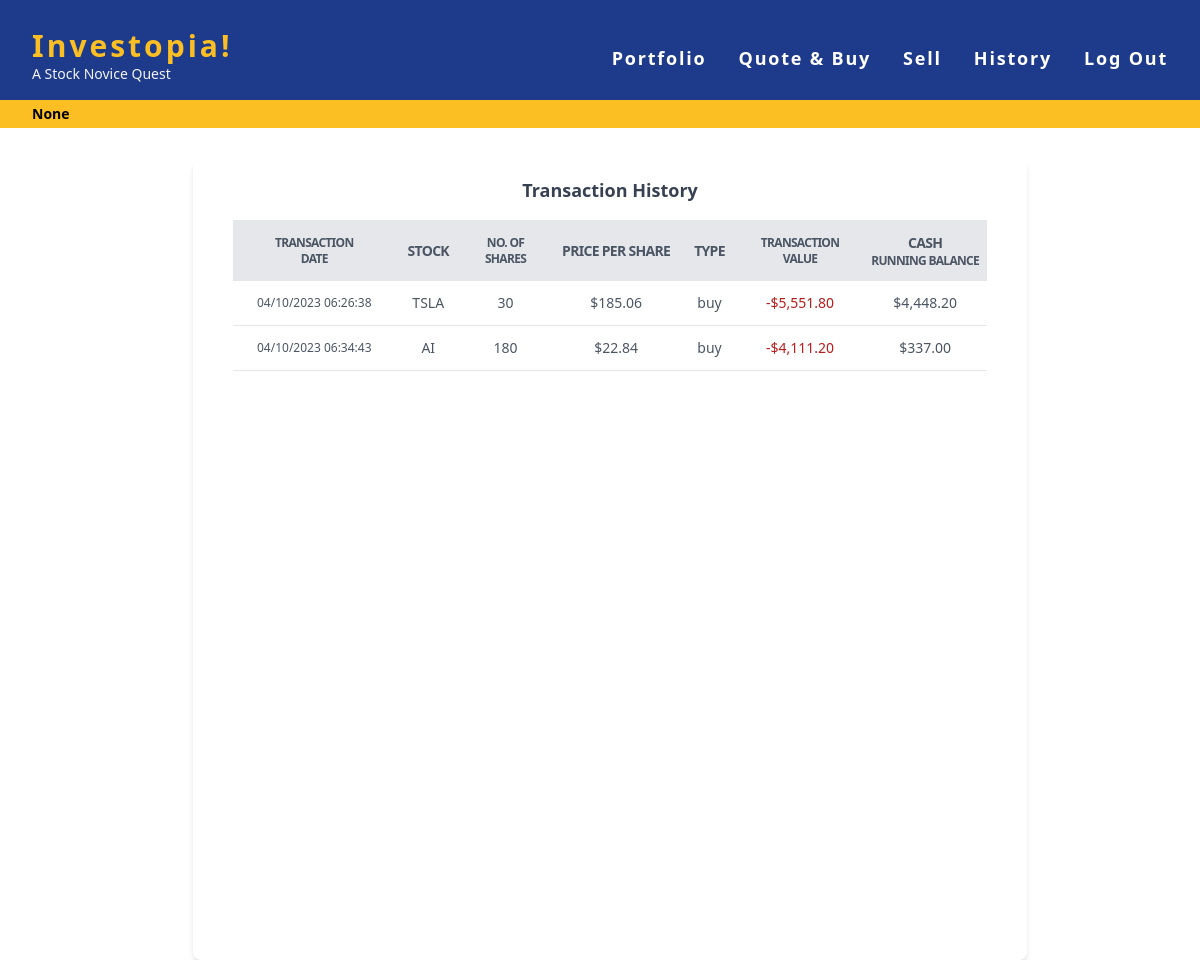
Screenshot of /history (signed in) with the database file from the repository.
### app.py (models this page shows, shortened)
class stock_txn(db.Model):
    txn_id = db.Column(db.Integer, primary_key=True)
    stock = db.Column(db.String(80), nullable=False)
    no_of_shares = db.Column(db.Integer, nullable=False)
    total_cost = db.Column(db.Integer, nullable=False)
    user_id = db.Column(db.Integer)
    txn_date = db.Column(db.Date)
    txn_type = db.Column(db.String(80), nullable=False)

class cash_running_bal(db.Model):
    c_bal_id = db.Column(db.Integer, primary_key=True)
    user_id = db.Column(db.Integer)
    txn_id = db.Column(db.Integer)
    txn_date = db.Column(db.Date)
    amount_change = db.Column(db.Integer, nullable=False)
    cash_end_bal = db.Column(db.Integer, nullable=False)

### app.py (the view)
@fin_app.route("/history")
@login_required
def history():
    current_user = session["user_id"]
    transactions = db.session.execute(text(
        "SELECT * FROM stock_txn WHERE user_id = :current_user"), {'current_user': current_user})
    cash_history = db.session.execute(text(
        "SELECT * FROM cash_running_bal WHERE user_id = :current_user"), {'current_user': current_user})
    cash_history = db.session.execute(text(
        "SELECT * FROM (SELECT * FROM cash_running_bal JOIN stock_txn ON cash_running_bal.txn_id = stock_txn.txn_id) WHERE user_id = :current_user"), {'current_user': current_user})
    return render_template("history.html", isMarketOpen=MARKET_STATUS, transactions=transactions, cash_history=cash_history)

### app.py (called while the page is built)
@fin_app.after_request
def after_request(response):
    response.headers["Cache-Control"] = "no-cache, no-store, must-revalidate"
    response.headers["Expires"] = 0
    response.headers["Pragma"] = "no-cache"
    return response

### helpers.py (called while the page is built)
def login_required(f):
    @wraps(f)
    def decorated_function(*args, **kwargs):
        if session.get("user_id") is None:
            return redirect("/login")
        return f(*args, **kwargs)
    return decorated_function

def usd(value):
    return f"${value:,.2f}"

### templates/history.html (shortened to what this page needs)
{% extends "layout.html" %} {% block title %} Transactions {% endblock %} {%
block main %}
<div class="flex justify-center min-h-screen mt-40 ml-5">
  <div class="bg-white shadow-md rounded-lg overflow-x-auto">
    <div class="flex justify-center items-center px-6 py-4">
      <h2 class="text-lg font-semibold text-gray-700">Transaction History</h2>
    </div>
    <table class="table-auto mx-10 text-xs md:text-sm text-center">
      <thead>
        <tr
          class="bg-gray-200 text-gray-600 uppercase text-sm leading-normal tracking-tighter text-center"
        >
          <th class="py-3 px-6 text-xs">
            <p>Transaction</p>
            <p>Date</p>
          </th>
          <th class="py-3 px-3">Stock</th>
          <th class="py-3 px-6 text-xs">
            <p>No. of</p>
            <p>Shares</p>
          </th>
          <th class="py-3 px-3">Price per Share</th>
          <th class="py-3 px-3">Type</th>
          <th class="py-3 px-6 text-xs">
            <p>Transaction</p>
            <p>Value</p>
          </th>
          <th class="py-3 px-2">
            <p>Cash</p>
            <p class="text-xs">Running Balance</p>
          </th>
        </tr>
      </thead>
      <tbody class="text-gray-600 text-sm font-light">
        {% for each in cash_history %}
        <tr class="border-b border-gray-200 hover:bg-gray-100">
          <td class="py-3 px-6 text-xs">{{ each.txn_date }}</td>
          <td class="py-3 px-3">{{ each.stock }}</td>
          <td class="py-3 px-6">{{ each.no_of_shares }}</td>
          {% if each.amount_change >= 0 %}
            <td class="py-3 px-6">{{ ((each.amount_change)/each.no_of_shares)|usd }}</td>
          {% else %}
            <td class="py-3 px-6">{{ ((each.amount_change*-1)/each.no_of_shares)|usd }}</td>
          {% endif %}
          <td class="py-3 px-3">
            {{ each.txn_type }}
          </td>
          <td class="py-3 px-6">
            {% if each.amount_change < 0 %}
            <p class="text-red-700">-{{ (each.amount_change*-1)|usd }}</p>
            {% else %}
            <p class="text-green-700">+{{ each.amount_change|usd }}</p>
            {% endif %}
          </td>
          <td class="py-3 px-2">{{ each.cash_end_bal|usd }}</td>
        </tr>
        {% endfor %}
      </tbody>
    </table>
  </div>
</div>
{% endblock %}

### rows the page displays
stock_txn: txn_date "04/10/2023 06:26:38", stock "TSLA", no_of_shares "30", txn_type "buy", cash_end_bal "$4,448.20"
cash_running_bal: ((each.amount_change*-1)/each.no_of_shares)|usd "$185.06", amount_change "$5,551.80"
stock_txn: txn_date "04/10/2023 06:34:43", stock "AI", no_of_shares "180", txn_type "buy", cash_end_bal "$337.00"
cash_running_bal: ((each.amount_change*-1)/each.no_of_shares)|usd "$22.84", amount_change "$4,111.20"

### other values shown
{{ isMarketOpen }} "None"
